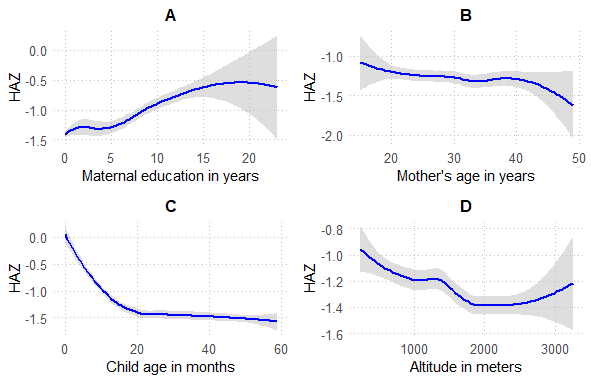

R code for this plot:
library(haven)
library(ggplot2)
library(gridExtra)
library(tidyverse)

df <- read_dta("ETKR81FL_BMC.dta")

# Create individual plots for each variable
create_plot <- function(x_var, title, x_label) {
  ggplot(df, aes(x = {{x_var}}, y = haz)) + 
    geom_smooth(method = "loess", color = "blue", se = TRUE, fill = "grey", alpha = 0.5, size = 1) + 
    labs(title = title, x = x_label, y = "HAZ") +
    theme_minimal() +
    theme(
      plot.title = element_text(size = 12, hjust = 0.5, face = "bold"), # Increased font size for clarity
      axis.text = element_text(size = 10),
      axis.title = element_text(size = 11),
      panel.grid.major = element_line(size = 0.5, linetype = "dotted", color = "grey"), # Soft gridlines
      panel.grid.minor = element_blank()
    )
}

# Generate plots
plot1 <- create_plot(v133, "A", "Maternal education in years")
plot2 <- create_plot(v012, "B", "Mother's age in years")
plot3 <- create_plot(hw1, "C", "Child age in months")
plot4 <- create_plot(v040, "D", "Altitude in meters")

# Arrange plots in a 2x2 grid


grid.arrange(plot1, plot2, plot3, plot4, ncol = 2)
